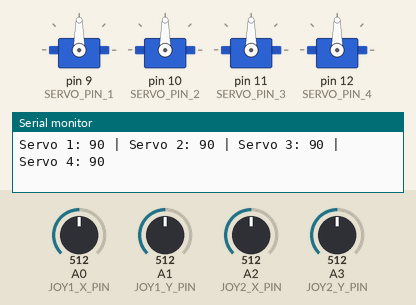
This sketch was run on a simulated Arduino Uno, built with avr-gcc and run on an emulated ATmega328P. Parts: 4 × servo, the last lines printed to the serial monitor. The test bench sets the inputs (shaded band); at power-on: A0 (JOY1_X_PIN) = 512, A1 (JOY1_Y_PIN) = 512, A2 (JOY2_X_PIN) = 512, A3 (JOY2_Y_PIN) = 512.

Above: at 1.2 s.
1.3 s: A0 (JOY1_X_PIN) set to 562
At 2.0 s:
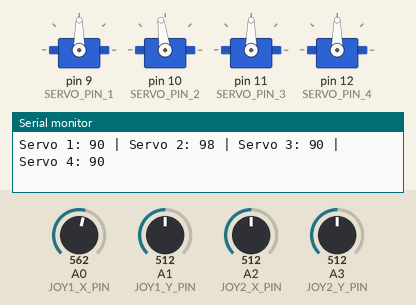
4.3 s: A0 (JOY1_X_PIN) set to 583
At 5.1 s:
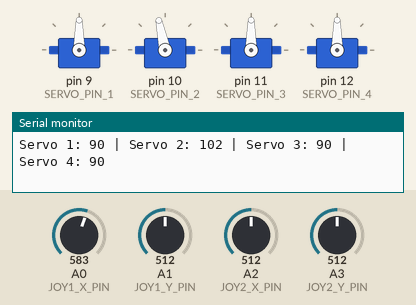
5.8 s: A1 (JOY1_Y_PIN) set to 554
At 6.2 s:
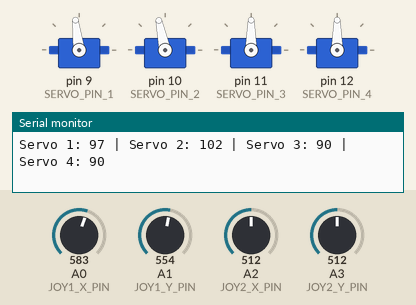
8.8 s: A1 (JOY1_Y_PIN) set to 577
At 9.2 s:
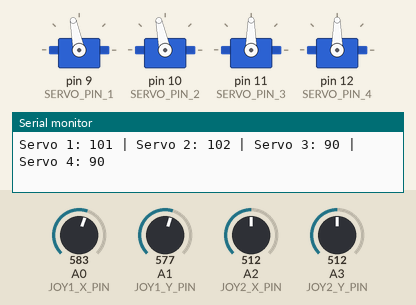
10.3 s: A2 (JOY2_X_PIN) set to 550
At 10.6 s:
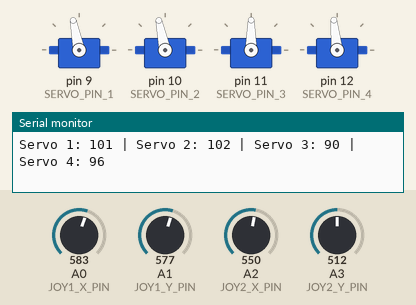
13.3 s: A2 (JOY2_X_PIN) set to 586
At 14.7 s:
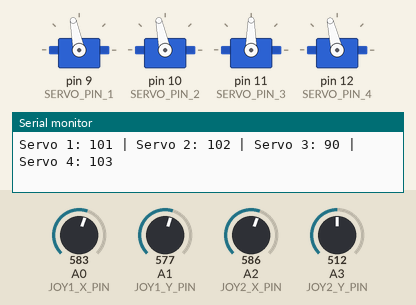
Timing chart, 0 to 15.8 s (numbered marks = the images above; inputs shaded):
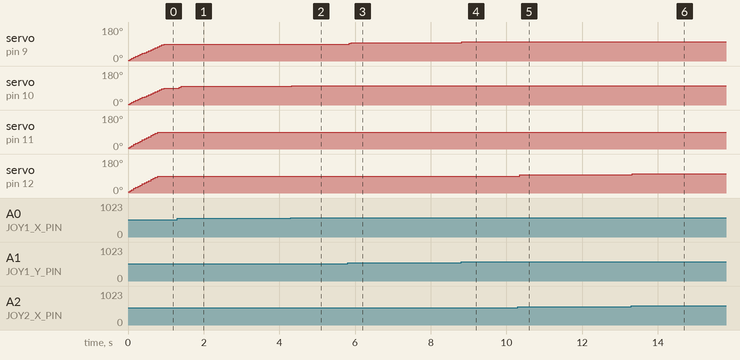

The sketch:

joy2.ino
```cpp
#include <Servo.h>

// set ardiuno port with motor
#define SERVO_PIN_1 9
#define SERVO_PIN_2 10
#define SERVO_PIN_3 11
#define SERVO_PIN_4 12

// set ardiuno port with joystick
#define JOY1_X_PIN A0
#define JOY1_Y_PIN A1
#define JOY2_X_PIN A2
#define JOY2_Y_PIN A3

// name servo motor
Servo myServo1;
Servo myServo2;
Servo myServo3;
Servo myServo4;

// set original positio to 0
int currentPosition1 = 0;
int currentPosition2 = 0;
int currentPosition3 = 0;
int currentPosition4 = 0;

// set minimum & maximum angle 0 & 180
const int minPosition = 0;
const int maxPosition = 180;

// Speed settings (1 means 1 degree per update, 2 means 2 degrees, etc.)
int speed1 = 5; // Speed for Servo 1 (slow)
int speed2 = 5; // Speed for Servo 2 (normal)
int speed3 = 6; // Speed for Servo 3 (slow)
int speed4 = 6; // Speed for Servo 4 (normal)

void setup() {
  Serial.begin(9600);

  myServo1.attach(SERVO_PIN_1);
  myServo2.attach(SERVO_PIN_2);
  myServo3.attach(SERVO_PIN_3);
  myServo4.attach(SERVO_PIN_4);

  myServo1.write(currentPosition1);
  myServo2.write(currentPosition2);
  myServo3.write(currentPosition3);
  myServo4.write(currentPosition4);
}

void loop() {
  int joy1X = analogRead(JOY1_X_PIN);
  int joy1Y = analogRead(JOY1_Y_PIN);
  int joy2X = analogRead(JOY2_X_PIN);
  int joy2Y = analogRead(JOY2_Y_PIN);

  int targetPosition1 = map(joy1Y, 0, 1023, minPosition, maxPosition);
  int targetPosition2 = map(joy1X, 0, 1023, minPosition, maxPosition);
  int targetPosition3 = map(joy2Y, 0, 1023, minPosition, maxPosition);
  int targetPosition4 = map(joy2X, 0, 1023, minPosition, maxPosition);

  currentPosition1 = moveToTarget(currentPosition1, targetPosition1, speed1);
  currentPosition2 = moveToTarget(currentPosition2, targetPosition2, speed2);
  currentPosition3 = moveToTarget(currentPosition3, targetPosition3, speed3);
  currentPosition4 = moveToTarget(currentPosition4, targetPosition4, speed4);

  myServo1.write(currentPosition1);
  myServo2.write(currentPosition2);
  myServo3.write(currentPosition3);
  myServo4.write(currentPosition4);

  Serial.print("Servo 1: ");
  Serial.print(currentPosition1);
  Serial.print(" | Servo 2: ");
  Serial.print(currentPosition2);
  Serial.print(" | Servo 3: ");
  Serial.print(currentPosition3);
  Serial.print(" | Servo 4: ");
  Serial.println(currentPosition4);

  delay(50);
}

// Function to gradually move to the target position
int moveToTarget(int currentPosition, int targetPosition, int speed) {
  if (currentPosition < targetPosition) {
    currentPosition += speed; // Move up to the speed
    if (currentPosition > targetPosition) currentPosition = targetPosition; // Clamp to target
  } else if (currentPosition > targetPosition) {
    currentPosition -= speed; // Move down to the speed
    if (currentPosition < targetPosition) currentPosition = targetPosition; // Clamp to target
  }
  return currentPosition;
}
```

Measured:
- after the input at 1.3 s, servo on pin 10 (SERVO_PIN_2): 90° → 98° after 0.05 s
- after the input at 4.3 s, servo on pin 10 (SERVO_PIN_2): 98° → 102° at once
- after the input at 5.8 s, servo on pin 9 (SERVO_PIN_1): 90° → 97° at once
- after the input at 8.8 s, servo on pin 9 (SERVO_PIN_1): 97° → 101° at once
- after the input at 10.3 s, servo on pin 12 (SERVO_PIN_4): 90° → 96° after 0.05 s
- after the input at 13.3 s, servo on pin 12 (SERVO_PIN_4): 96° → 102° at once, → 103° 0.06 s later
